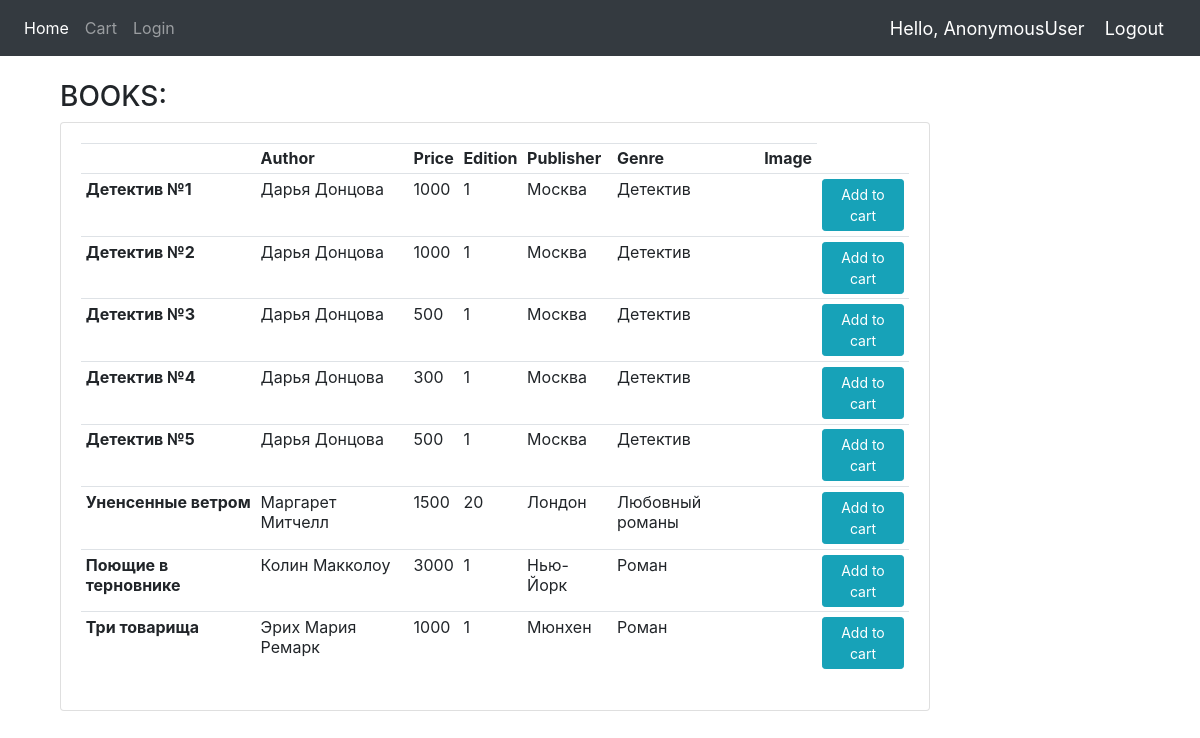
Before: / with the older database file.
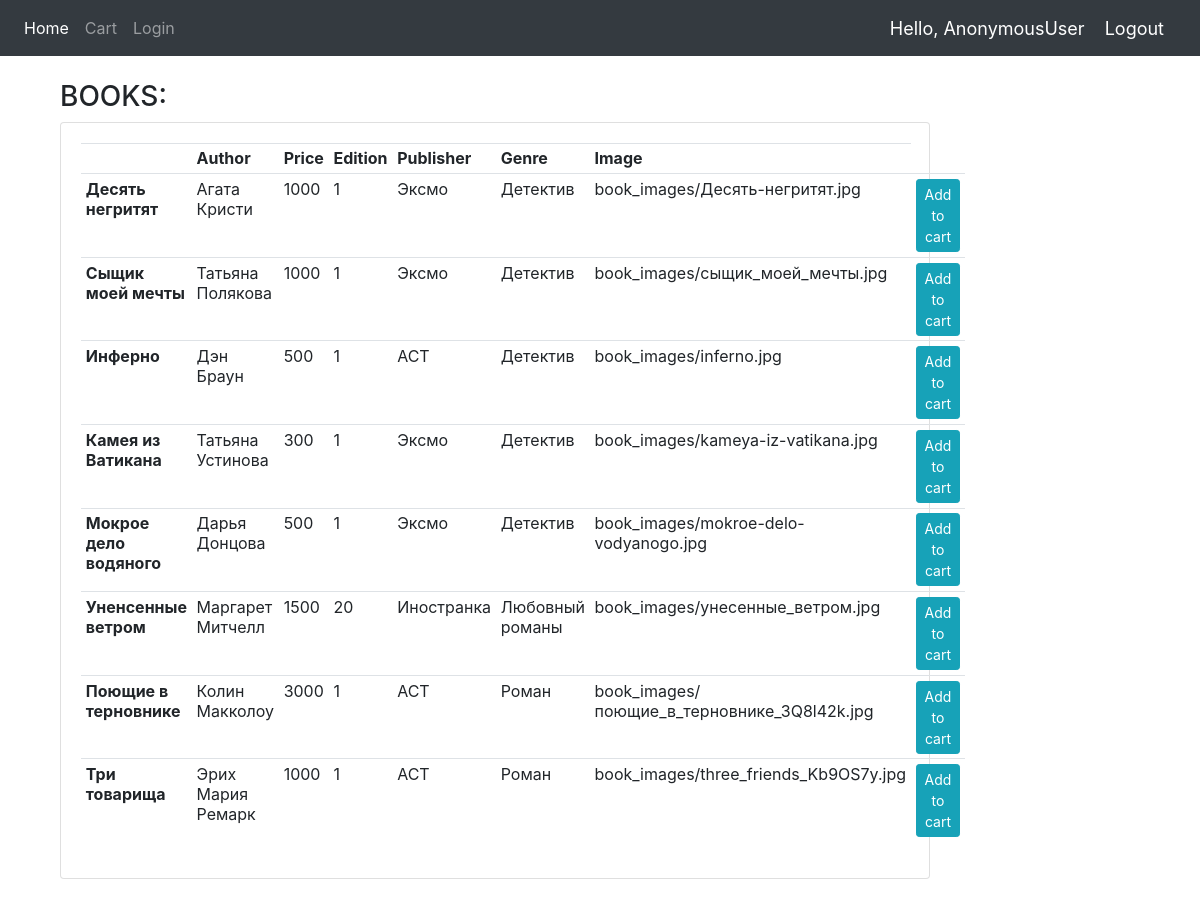
After: the same page with the newer database file.
### book/models.py (models this page shows, shortened)
class Book(models.Model):
    title=models.CharField(max_length=200,null=True)
    Author=models.CharField(max_length=200,null=True)
    Price=models.IntegerField()
    Edition=models.IntegerField()
    Publisher=models.CharField(max_length=30,null=True)
    SeriesBooks=models.CharField(max_length=30,null=True)
    Genre=models.CharField(max_length=20,null=True)
    Image = models.ImageField(blank=True, upload_to='book_images')

### book/views.py (the view)
# urls.py: path('', HomePage.as_view(), name='home'),
class HomePage(ListView):
    model = Book
    template_name = 'book/templates/home.html'

### book/templates/home.html
{% extends 'book/templates/main.html' %}
{% block content %}
<br>
<div class="container">
<div class="container row">
    <div class="col-lg-10">
        <h3>BOOKS:</h3>
        <div class="card card-body">
            <table class="table table-sm">
                <tr>
                    <th><Title></Title></th>
                    <th>Author</th>
                    <th>Price</th>
                    <th>Edition</th>
		    <th>Publisher</th>
                    <th>Genre</th>
		    <th>Image</th>
                </tr>
                {% for book in object_list %}
                <tr>
                    <td><b> {{book.title}} </b> </td>
                    <td> {{book.Author}} </td>
                    <td> {{book.Price}} </td>
                    <td> {{book.Edition}} </td>
		    <td> {{book.Publisher}} </td>
		    <td> {{book.Genre}} </td>
		    <td> {{book.Image}} </td>
                    <td><a class="btn btn-sm btn-info" href="{% url 'addtocart' book.id %}">Add to cart</a> </td>
                </tr>
                {% endfor %}
            </table>
        </div>
    </div>
</div>
{% endblock %}

### book/templates/main.html (shortened to what this page needs)
{% load static %}
<html>
    <head>
        <link rel="stylesheet" href="https://stackpath.bootstrapcdn.com/bootstrap/4.5.0/css/bootstrap.min.css">
    </head>
    <body>
        {% include 'book/templates/navbar.html' %}
        {% block content %}
        {% endblock %}
        <br>
    </body>
</html>

### book/templates/navbar.html (shortened to what this page needs)
{% load static %}
<nav class="navbar navbar-expand-lg navbar-dark bg-dark">
  <div class="collapse navbar-collapse" id="navbarNav">
    <ul class="navbar-nav">
      <li class="nav-item active">
        <a class="nav-link" href="{% url 'home' %}">Home</a>
      </li>
      {% if request.user.is_staff %}
      </li>
      <li class="nav-item active">
        <a class="nav-link" href="{% url 'addbook' %}">Add Books</a>
      </li>
      {% else %}
      <li class="nav-item">
        <a class="nav-link" href="{% url 'viewcart' %}">Cart</a>
      </li>
      {% endif %}
      <li class="nav-item">
        <a class="nav-link" href="{% url 'login' %}">Login</a>
      </li>
    </ul>
  </div>
  <span class="hello-msg">Hello, {{request.user}}</span>
  <span ><a  class="hello-msg" href="{% url 'logout' %}">Logout</a></span>
</nav>

### book/templates/navbar.html (style rules this page uses)
.hello-msg { font-size: 18px; color: #fff; margin-right: 20px; }

Changed rows visible on the page:
changed Book: title "Детектив №1" → "Десять негритят"; Author "Дарья Донцова" → "Агата Кристи"; Publisher "Москва" → "Эксмо"; Image (not shown) → "book_images/Десять-негритят.jpg"
changed Book: title "Детектив №2" → "Сыщик моей мечты"; Author "Дарья Донцова" → "Татьяна Полякова"; Publisher "Москва" → "Эксмо"; Image (not shown) → "book_images/сыщик_моей_мечты.jpg"
changed Book: title "Детектив №3" → "Инферно"; Author "Дарья Донцова" → "Дэн Браун"; Publisher "Москва" → "АСТ"; Image (not shown) → "book_images/inferno.jpg"
changed Book: title "Детектив №4" → "Камея из Ватикана"; Author "Дарья Донцова" → "Татьяна Устинова"; Publisher "Москва" → "Эксмо"; Image (not shown) → "book_images/kameya-iz-vatikana.jpg"
changed Book "Дарья Донцова": title "Детектив №5" → "Мокрое дело водяного"; Publisher "Москва" → "Эксмо"; Image (not shown) → "book_images/mokroe-delo-vodyanogo.jpg"
changed Book "Уненсенные ветром": Publisher "Лондон" → "Иностранка"; Image (not shown) → "book_images/унесенные_ветром.jpg"
changed Book "Поющие в терновнике": Publisher "Нью-Йорк" → "АСТ"; Image (not shown) → "book_images/поющие_в_терновнике_3Q8l42k.jpg"
changed Book "Три товарища": Publisher "Мюнхен" → "АСТ"; Image (not shown) → "book_images/three_friends_Kb9OS7y.jpg"
